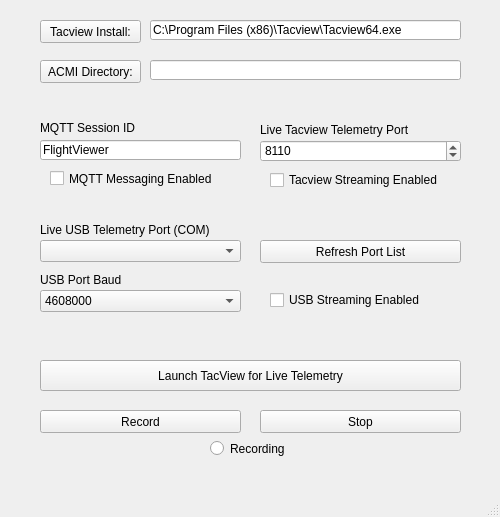
<?xml version="1.0" encoding="UTF-8"?>
<ui version="4.0">
 <class>ThunderViewer</class>
 <widget class="QMainWindow" name="ThunderViewer">
  <property name="geometry">
   <rect>
    <x>0</x>
    <y>0</y>
    <width>500</width>
    <height>517</height>
   </rect>
  </property>
  <property name="minimumSize">
   <size>
    <width>500</width>
    <height>517</height>
   </size>
  </property>
  <property name="maximumSize">
   <size>
    <width>500</width>
    <height>517</height>
   </size>
  </property>
  <property name="windowTitle">
   <string>Thunder Viewer</string>
  </property>
  <widget class="QWidget" name="centralwidget">
   <widget class="QLineEdit" name="mqtt_id">
    <property name="geometry">
     <rect>
      <x>40</x>
      <y>140</y>
      <width>201</width>
      <height>20</height>
     </rect>
    </property>
    <property name="text">
     <string>FlightViewer</string>
    </property>
   </widget>
   <widget class="QRadioButton" name="recording">
    <property name="geometry">
     <rect>
      <x>210</x>
      <y>440</y>
      <width>82</width>
      <height>17</height>
     </rect>
    </property>
    <property name="text">
     <string>Recording</string>
    </property>
   </widget>
   <widget class="QPushButton" name="record">
    <property name="geometry">
     <rect>
      <x>40</x>
      <y>410</y>
      <width>201</width>
      <height>23</height>
     </rect>
    </property>
    <property name="text">
     <string>Record</string>
    </property>
   </widget>
   <widget class="QPushButton" name="stop">
    <property name="geometry">
     <rect>
      <x>260</x>
      <y>410</y>
      <width>201</width>
      <height>23</height>
     </rect>
    </property>
    <property name="text">
     <string>Stop</string>
    </property>
   </widget>
   <widget class="QLabel" name="label_2">
    <property name="geometry">
     <rect>
      <x>40</x>
      <y>120</y>
      <width>201</width>
      <height>16</height>
     </rect>
    </property>
    <property name="text">
     <string>MQTT Session ID</string>
    </property>
   </widget>
   <widget class="QCheckBox" name="mqtt">
    <property name="geometry">
     <rect>
      <x>50</x>
      <y>170</y>
      <width>191</width>
      <height>17</height>
     </rect>
    </property>
    <property name="text">
     <string>MQTT Messaging Enabled</string>
    </property>
   </widget>
   <widget class="QPushButton" name="acmi_select">
    <property name="geometry">
     <rect>
      <x>40</x>
      <y>60</y>
      <width>101</width>
      <height>23</height>
     </rect>
    </property>
    <property name="text">
     <string>ACMI Directory:</string>
    </property>
   </widget>
   <widget class="QLabel" name="label_3">
    <property name="geometry">
     <rect>
      <x>260</x>
      <y>120</y>
      <width>201</width>
      <height>20</height>
     </rect>
    </property>
    <property name="text">
     <string>Live Tacview Telemetry Port</string>
    </property>
   </widget>
   <widget class="QCheckBox" name="live_telem">
    <property name="geometry">
     <rect>
      <x>270</x>
      <y>170</y>
      <width>191</width>
      <height>20</height>
     </rect>
    </property>
    <property name="text">
     <string>Tacview Streaming Enabled</string>
    </property>
   </widget>
   <widget class="QPushButton" name="launch_tacview_live">
    <property name="geometry">
     <rect>
      <x>40</x>
      <y>360</y>
      <width>421</width>
      <height>31</height>
     </rect>
    </property>
    <property name="text">
     <string>Launch TacView for Live Telemetry</string>
    </property>
   </widget>
   <widget class="QPushButton" name="tacview_select">
    <property name="geometry">
     <rect>
      <x>40</x>
      <y>20</y>
      <width>101</width>
      <height>23</height>
     </rect>
    </property>
    <property name="text">
     <string>Tacview Install:</string>
    </property>
   </widget>
   <widget class="QSpinBox" name="live_telem_port">
    <property name="geometry">
     <rect>
      <x>260</x>
      <y>140</y>
      <width>201</width>
      <height>22</height>
     </rect>
    </property>
    <property name="maximum">
     <number>9999</number>
    </property>
    <property name="value">
     <number>8110</number>
    </property>
   </widget>
   <widget class="QLineEdit" name="tacview_path">
    <property name="geometry">
     <rect>
      <x>150</x>
      <y>20</y>
      <width>311</width>
      <height>20</height>
     </rect>
    </property>
    <property name="text">
     <string>C:\Program Files (x86)\Tacview\Tacview64.exe</string>
    </property>
    <property name="readOnly">
     <bool>true</bool>
    </property>
   </widget>
   <widget class="QLineEdit" name="acmi_path">
    <property name="geometry">
     <rect>
      <x>150</x>
      <y>60</y>
      <width>311</width>
      <height>20</height>
     </rect>
    </property>
    <property name="readOnly">
     <bool>true</bool>
    </property>
   </widget>
   <widget class="QCheckBox" name="live_usb">
    <property name="geometry">
     <rect>
      <x>270</x>
      <y>290</y>
      <width>181</width>
      <height>20</height>
     </rect>
    </property>
    <property name="text">
     <string>USB Streaming Enabled</string>
    </property>
   </widget>
   <widget class="QLabel" name="label_4">
    <property name="geometry">
     <rect>
      <x>40</x>
      <y>220</y>
      <width>201</width>
      <height>20</height>
     </rect>
    </property>
    <property name="text">
     <string>Live USB Telemetry Port (COM)</string>
    </property>
   </widget>
   <widget class="QComboBox" name="usb_ports">
    <property name="geometry">
     <rect>
      <x>40</x>
      <y>240</y>
      <width>201</width>
      <height>22</height>
     </rect>
    </property>
   </widget>
   <widget class="QPushButton" name="port_refresh">
    <property name="geometry">
     <rect>
      <x>260</x>
      <y>240</y>
      <width>201</width>
      <height>23</height>
     </rect>
    </property>
    <property name="text">
     <string>Refresh Port List</string>
    </property>
   </widget>
   <widget class="QComboBox" name="usb_baud">
    <property name="geometry">
     <rect>
      <x>40</x>
      <y>290</y>
      <width>201</width>
      <height>22</height>
     </rect>
    </property>
    <property name="currentText">
     <string>115200</string>
    </property>
    <item>
     <property name="text">
      <string>4608000</string>
     </property>
    </item>
    <item>
     <property name="text">
      <string>2000000</string>
     </property>
    </item>
    <item>
     <property name="text">
      <string>1000000</string>
     </property>
    </item>
    <item>
     <property name="text">
      <string>921600</string>
     </property>
    </item>
    <item>
     <property name="text">
      <string>500000</string>
     </property>
    </item>
    <item>
     <property name="text">
      <string>460800</string>
     </property>
    </item>
    <item>
     <property name="text">
      <string>250000</string>
     </property>
    </item>
    <item>
     <property name="text">
      <string>230400</string>
     </property>
    </item>
    <item>
     <property name="text">
      <string>115200</string>
     </property>
    </item>
    <item>
     <property name="text">
      <string>57600</string>
     </property>
    </item>
    <item>
     <property name="text">
      <string>38400</string>
     </property>
    </item>
    <item>
     <property name="text">
      <string>31250</string>
     </property>
    </item>
    <item>
     <property name="text">
      <string>19200</string>
     </property>
    </item>
    <item>
     <property name="text">
      <string>9600</string>
     </property>
    </item>
    <item>
     <property name="text">
      <string>4800</string>
     </property>
    </item>
    <item>
     <property name="text">
      <string>2400</string>
     </property>
    </item>
    <item>
     <property name="text">
      <string>1200</string>
     </property>
    </item>
    <item>
     <property name="text">
      <string>300</string>
     </property>
    </item>
   </widget>
   <widget class="QLabel" name="label_5">
    <property name="geometry">
     <rect>
      <x>40</x>
      <y>270</y>
      <width>201</width>
      <height>20</height>
     </rect>
    </property>
    <property name="text">
     <string>USB Port Baud</string>
    </property>
   </widget>
  </widget>
  <widget class="QMenuBar" name="menubar">
   <property name="geometry">
    <rect>
     <x>0</x>
     <y>0</y>
     <width>500</width>
     <height>21</height>
    </rect>
   </property>
  </widget>
  <widget class="QStatusBar" name="statusbar"/>
 </widget>
 <resources/>
 <connections/>
</ui>
